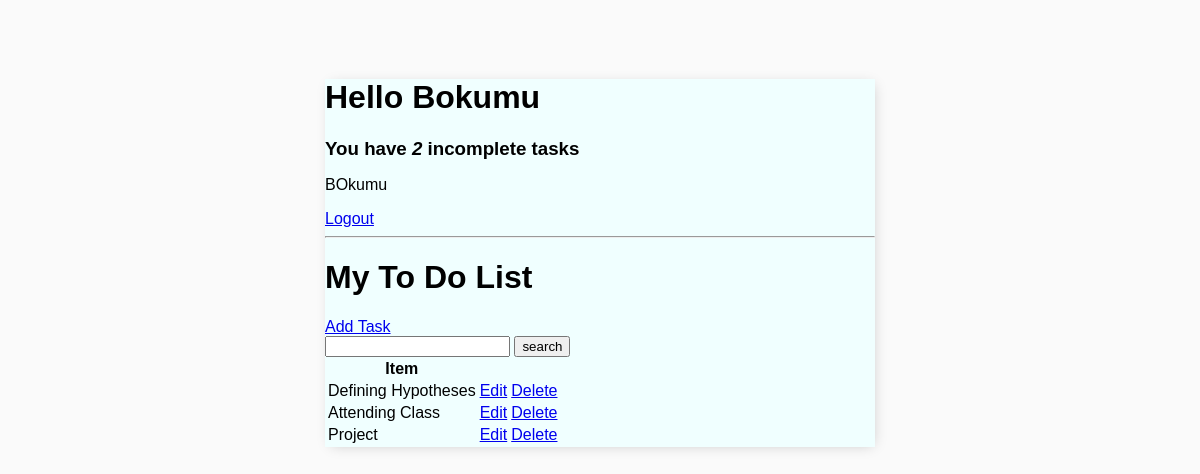
Before: / (signed in) with the older database file.
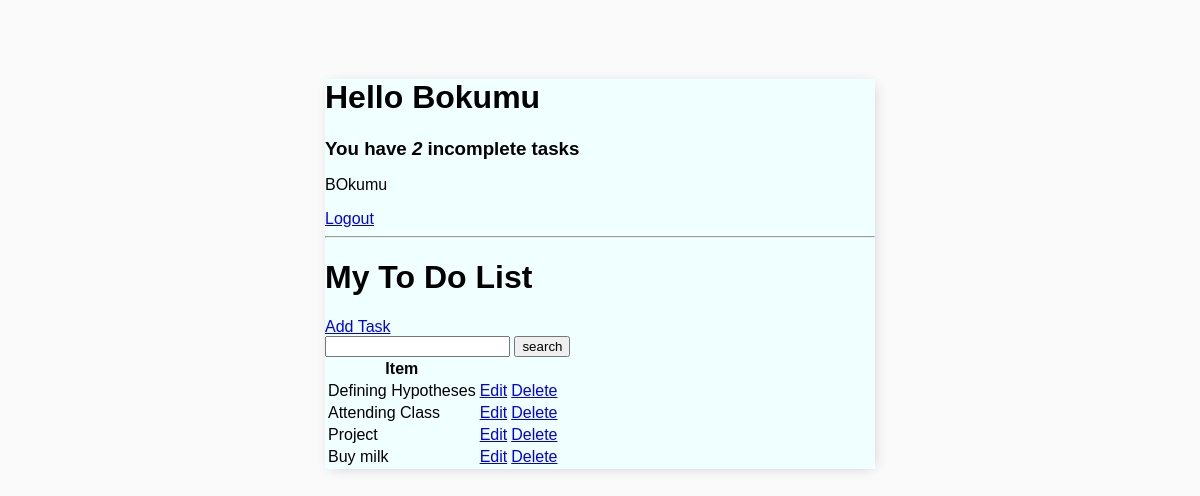
After: the same page with the newer database file.
### base/models.py (models this page shows, shortened)
class Task(models.Model):
    user = models.ForeignKey(User, on_delete=models.CASCADE, null=True, blank=True)
    title = models.CharField(max_length = 200)
    description = models.TextField(null=True, blank=True)
    complete = models.BooleanField(default=False)
    create = models.DateTimeField(auto_now_add=True)
    class Meta:
        ordering = ['complete']

### base/views.py (the view)
# urls.py: path('', TaskList.as_view(), name = 'tasks'),
class TaskList(LoginRequiredMixin, ListView):
    model = Task
    context_object_name = 'tasks'
    def get_context_data(self, **kwargs):
        context = super().get_context_data(**kwargs)
        context['tasks'] = context['tasks'].filter(user=self.request.user)
        context['count'] = context['tasks'].filter(complete = False).count()
        search_input = self.request.GET.get('search-area') or ''
        if search_input:
            context['tasks'] = context['tasks'].filter(
                title__startswith = search_input
            )
        context['search_input'] = search_input
        return context

### base/templates/base/task_list.html
{% extends 'base/main.html' %}
{% block content %}
<div class="header-bar">
    <div>
        <h1>Hello {{request.user|title}} </h1>
        <h3 style="margin: 0;">You have <i> {{count}} </i> incomplete task{{ count|pluralize:"s" }} </h3>
    </div>
</div>
{% if request.user.is_authenticated %}
<p>{{request.user}}</p>
<a href="{% url 'logout' %}">Logout</a>
{% else %}
<a href="{% url 'login' %}">Login</a>
{% endif %}
<hr>
<h1>My To Do List {{color}} </h1>
<a href="{% url 'task-create' %}">Add Task</a>
<form action="" method="get">
    <input type="text" name="search-area" value="{{search_input}}">
    <input type="submit" value="search">
</form>
<table>
    <tr>
        <th>Item</th>
        <th></th>
        <th></th>
    </tr>
    {% for task in tasks %}
    <tr>
        <td>{{task.title}}</td>
        <td><a href="{% url 'task-update' task.id %}">Edit</a></td>
        <td><a href="{% url 'task-delete' task.id %}">Delete</a></td>
    </tr>
    {% empty %}
    <h3>No Items in list</h3>
    {% endfor %}
</table>
{% endblock content %}

Changed rows visible on the page:
added Task: title "Buy milk"
